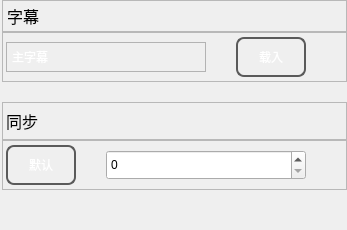
        <widget class="QWidget" name="page_4">
         <layout class="QVBoxLayout" name="verticalLayout_8">
          <property name="spacing">
           <number>0</number>
          </property>
          <property name="leftMargin">
           <number>2</number>
          </property>
          <property name="topMargin">
           <number>0</number>
          </property>
          <property name="rightMargin">
           <number>0</number>
          </property>
          <property name="bottomMargin">
           <number>0</number>
          </property>
          <item>
           <widget class="QFrame" name="frame_30">
            <property name="minimumSize">
             <size>
              <width>0</width>
              <height>0</height>
             </size>
            </property>
            <property name="maximumSize">
             <size>
              <width>16777215</width>
              <height>167777</height>
             </size>
            </property>
            <property name="styleSheet">
             <string notr="true"/>
            </property>
            <property name="frameShape">
             <enum>QFrame::StyledPanel</enum>
            </property>
            <property name="frameShadow">
             <enum>QFrame::Raised</enum>
            </property>
            <layout class="QHBoxLayout" name="horizontalLayout_7">
             <property name="leftMargin">
              <number>4</number>
             </property>
             <property name="topMargin">
              <number>0</number>
             </property>
             <property name="rightMargin">
              <number>0</number>
             </property>
             <property name="bottomMargin">
              <number>0</number>
             </property>
             <item>
              <widget class="QLabel" name="label_14">
               <property name="minimumSize">
                <size>
                 <width>0</width>
                 <height>30</height>
                </size>
               </property>
               <property name="maximumSize">
                <size>
                 <width>16777215</width>
                 <height>50</height>
                </size>
               </property>
               <property name="font">
                <font>
                 <family>Microsoft YaHei UI</family>
                 <pointsize>12</pointsize>
                 <weight>50</weight>
                 <italic>false</italic>
                 <bold>false</bold>
                </font>
               </property>
               <property name="styleSheet">
                <string notr="true">font: 12pt &quot;Microsoft YaHei UI&quot;;</string>
               </property>
               <property name="text">
                <string>字幕</string>
               </property>
              </widget>
             </item>
            </layout>
           </widget>
          </item>
          <item>
           <widget class="QFrame" name="frame_31">
            <property name="minimumSize">
             <size>
              <width>0</width>
              <height>50</height>
             </size>
            </property>
            <property name="maximumSize">
             <size>
              <width>16777215</width>
              <height>1666</height>
             </size>
            </property>
            <property name="frameShape">
             <enum>QFrame::StyledPanel</enum>
            </property>
            <property name="frameShadow">
             <enum>QFrame::Raised</enum>
            </property>
            <layout class="QHBoxLayout" name="horizontalLayout_12">
             <property name="spacing">
              <number>10</number>
             </property>
             <property name="leftMargin">
              <number>3</number>
             </property>
             <property name="topMargin">
              <number>0</number>
             </property>
             <property name="rightMargin">
              <number>0</number>
             </property>
             <property name="bottomMargin">
              <number>0</number>
             </property>
             <item alignment="Qt::AlignVCenter">
              <widget class="QComboBox" name="comboBox">
               <property name="sizePolicy">
                <sizepolicy hsizetype="Preferred" vsizetype="Expanding">
                 <horstretch>0</horstretch>
                 <verstretch>0</verstretch>
                </sizepolicy>
               </property>
               <property name="minimumSize">
                <size>
                 <width>200</width>
                 <height>30</height>
                </size>
               </property>
               <property name="maximumSize">
                <size>
                 <width>16777215</width>
                 <height>16777215</height>
                </size>
               </property>
               <property name="styleSheet">
                <string notr="true">QComboBox {
    border: 1px solid #b3b3b3;  /* 默认透明边框 */
    background: transparent;        /* 背景透明 */
    color: white;                   /* 字体白色 */
    padding: 2px 15px 2px 5px;      /* 调整文本与箭头间距 */
	font: 25 10pt &quot;Microsoft YaHei UI&quot;;
}

/* 鼠标悬停效果 */
QComboBox:hover {
    border: 1px solid #00b6ff;      /* 悬停时蓝色边框 */
}

/* 下拉框展开时的状态 */
QComboBox:on { 
    border: 1px solid #00b6ff;      /* 点击展开时蓝色边框 */
}

/* 下拉箭头样式 */
QComboBox::drop-down {
    subcontrol-origin: padding;
    subcontrol-position: right;
    width: 15px;
    border-left: 1px solid transparent; /* 隐藏原分割线 */
}

QComboBox::down-arrow {
    image: url(:/new/prefix1/icons/down.svg);  /* 自定义白色箭头图标 */
    width: 10px;
    height: 10px;
}
/* 下拉列表视图 */
QComboBox QAbstractItemView {
    border: 1px solid #00b6ff;      /* 下拉框边框颜色 */
    background: rgba(0, 0, 0, 200); /* 半透明黑色背景 */
    color: white;                   /* 选项文字白色 */
    selection-background-color: #00b6ff; /* 选中项背景色 */
    outline: 0px;                   /* 去除选中虚线框 */
}

/* 下拉项悬停效果 */
QComboBox QAbstractItemView::item:hover {
    background-color: rgba(0, 182, 255, 50); /* 半透明蓝色背景 */
}</string>
               </property>
               <item>
                <property name="text">
                 <string>主字幕</string>
                </property>
               </item>
              </widget>
             </item>
             <item>
              <spacer name="horizontalSpacer_5">
               <property name="orientation">
                <enum>Qt::Horizontal</enum>
               </property>
               <property name="sizeType">
                <enum>QSizePolicy::Fixed</enum>
               </property>
               <property name="sizeHint" stdset="0">
                <size>
                 <width>20</width>
                 <height>20</height>
                </size>
               </property>
              </spacer>
             </item>
             <item>
              <widget class="QPushButton" name="pushButton">
               <property name="minimumSize">
                <size>
                 <width>70</width>
                 <height>40</height>
                </size>
               </property>
               <property name="maximumSize">
                <size>
                 <width>40</width>
                 <height>16777215</height>
                </size>
               </property>
               <property name="styleSheet">
                <string notr="true">QPushButton {
    /* 基础样式 */
    background: qlineargradient(x1:0, y1:0, x2:0, y2:1,
                              stop:0 #2d2d2d, stop:1 #404040);  /* 黑灰渐变背景 */
    border: 2px solid #5a5a5a;              /* 深灰色边框 */
    border-radius: 8px;                      /* 圆角半径 */
    color: white;                            /* 白色字体 */
                /* 字体设置 */
	font: 25 10pt &quot;Microsoft YaHei UI&quot;;
}
 
/* 悬停效果 */
QPushButton:hover {
    background: qlineargradient(x1:0, y1:0, x2:0, y2:1,
                              stop:0 #404040, stop:1 #4d4d4d);  /* 浅灰渐变 */
    border-color: #707070;                   /* 浅灰边框 */
}
 
/* 按下效果 */
QPushButton:pressed {
    background: qlineargradient(x1:0, y1:0, x2:0, y2:1,
                              stop:0 #212121, stop:1 #303030);  /* 深灰渐变 */
    border-color: #3d3d3d;                   /* 暗灰色边框 */
    padding-top: 3px;                        /* 模拟按压下沉效果 */
    padding-left: 5px;
}
 
/* 禁用状态 */
QPushButton:disabled {
    background: #3a3a3a;                     /* 禁用背景色 */
    color: #a0a0a0;                         /* 灰色字体 */
    border-color: #4a4a4a;
}</string>
               </property>
               <property name="text">
                <string>载入</string>
               </property>
              </widget>
             </item>
             <item>
              <spacer name="horizontalSpacer_2">
               <property name="orientation">
                <enum>Qt::Horizontal</enum>
               </property>
               <property name="sizeHint" stdset="0">
                <size>
                 <width>40</width>
                 <height>20</height>
                </size>
               </property>
              </spacer>
             </item>
            </layout>
           </widget>
          </item>
          <item>
           <spacer name="verticalSpacer_11">
            <property name="orientation">
             <enum>Qt::Vertical</enum>
            </property>
            <property name="sizeType">
             <enum>QSizePolicy::Fixed</enum>
            </property>
            <property name="sizeHint" stdset="0">
             <size>
              <width>20</width>
              <height>20</height>
             </size>
            </property>
           </spacer>
          </item>
          <item>
           <widget class="QFrame" name="frame_32">
            <property name="minimumSize">
             <size>
              <width>0</width>
              <height>25</height>
             </size>
            </property>
            <property name="maximumSize">
             <size>
              <width>16777215</width>
              <height>166777</height>
             </size>
            </property>
            <property name="frameShape">
             <enum>QFrame::StyledPanel</enum>
            </property>
            <property name="frameShadow">
             <enum>QFrame::Raised</enum>
            </property>
            <layout class="QHBoxLayout" name="horizontalLayout_18">
             <property name="leftMargin">
              <number>3</number>
             </property>
             <property name="topMargin">
              <number>6</number>
             </property>
             <property name="rightMargin">
              <number>6</number>
             </property>
             <property name="bottomMargin">
              <number>6</number>
             </property>
             <item>
              <widget class="QLabel" name="label_15">
               <property name="font">
                <font>
                 <family>Microsoft YaHei UI</family>
                 <pointsize>12</pointsize>
                 <weight>50</weight>
                 <italic>false</italic>
                 <bold>false</bold>
                </font>
               </property>
               <property name="styleSheet">
                <string notr="true">font: 12pt &quot;Microsoft YaHei UI&quot;;</string>
               </property>
               <property name="text">
                <string>同步</string>
               </property>
              </widget>
             </item>
            </layout>
           </widget>
          </item>
          <item>
           <widget class="QFrame" name="frame_33">
            <property name="sizePolicy">
             <sizepolicy hsizetype="Preferred" vsizetype="Preferred">
              <horstretch>0</horstretch>
              <verstretch>0</verstretch>
             </sizepolicy>
            </property>
            <property name="minimumSize">
             <size>
              <width>0</width>
              <height>50</height>
             </size>
            </property>
            <property name="maximumSize">
             <size>
              <width>16777215</width>
              <height>16666</height>
             </size>
            </property>
            <property name="frameShape">
             <enum>QFrame::StyledPanel</enum>
            </property>
            <property name="frameShadow">
             <enum>QFrame::Raised</enum>
            </property>
            <layout class="QHBoxLayout" name="horizontalLayout_19">
             <property name="spacing">
              <number>10</number>
             </property>
             <property name="leftMargin">
              <number>3</number>
             </property>
             <property name="topMargin">
              <number>0</number>
             </property>
             <property name="rightMargin">
              <number>0</number>
             </property>
             <property name="bottomMargin">
              <number>0</number>
             </property>
             <item>
              <widget class="QPushButton" name="pushButton_7">
               <property name="minimumSize">
                <size>
                 <width>70</width>
                 <height>40</height>
                </size>
               </property>
               <property name="maximumSize">
                <size>
                 <width>40</width>
                 <height>16777215</height>
                </size>
               </property>
               <property name="styleSheet">
                <string notr="true">QPushButton {
    /* 基础样式 */
    background: qlineargradient(x1:0, y1:0, x2:0, y2:1,
                              stop:0 #2d2d2d, stop:1 #404040);  /* 黑灰渐变背景 */
    border: 2px solid #5a5a5a;              /* 深灰色边框 */
    border-radius: 8px;                      /* 圆角半径 */
    color: white;                            /* 白色字体 */
                 /* 字体设置 */
	font: 25 10pt &quot;Microsoft YaHei UI&quot;;
}
 
/* 悬停效果 */
QPushButton:hover {
    background: qlineargradient(x1:0, y1:0, x2:0, y2:1,
                              stop:0 #404040, stop:1 #4d4d4d);  /* 浅灰渐变 */
    border-color: #707070;                   /* 浅灰边框 */
}
 
/* 按下效果 */
QPushButton:pressed {
    background: qlineargradient(x1:0, y1:0, x2:0, y2:1,
                              stop:0 #212121, stop:1 #303030);  /* 深灰渐变 */
    border-color: #3d3d3d;                   /* 暗灰色边框 */
    padding-top: 3px;                        /* 模拟按压下沉效果 */
    padding-left: 5px;
}
 
/* 禁用状态 */
QPushButton:disabled {
    background: #3a3a3a;                     /* 禁用背景色 */
    color: #a0a0a0;                         /* 灰色字体 */
    border-color: #4a4a4a;
}</string>
               </property>
               <property name="text">
                <string>默认</string>
               </property>
              </widget>
             </item>
             <item>
              <spacer name="horizontalSpacer_7">
               <property name="orientation">
                <enum>Qt::Horizontal</enum>
               </property>
               <property name="sizeType">
                <enum>QSizePolicy::Fixed</enum>
               </property>
               <property name="sizeHint" stdset="0">
                <size>
                 <width>20</width>
                 <height>20</height>
                </size>
               </property>
              </spacer>
             </item>
             <item>
              <widget class="QSpinBox" name="spinBox">
               <property name="minimumSize">
                <size>
                 <width>200</width>
                 <height>30</height>
                </size>
               </property>
               <property name="maximumSize">
                <size>
                 <width>200</width>
                 <height>16777215</height>
                </size>
               </property>
               <property name="styleSheet">
                <string notr="true">font: 25 10pt &quot;Microsoft YaHei UI&quot;;</string>
               </property>
               <property name="minimum">
                <number>0</number>
               </property>
               <property name="maximum">
                <number>100</number>
               </property>
              </widget>
             </item>
             <item>
              <spacer name="horizontalSpacer_3">
               <property name="orientation">
                <enum>Qt::Horizontal</enum>
               </property>
               <property name="sizeHint" stdset="0">
                <size>
                 <width>40</width>
                 <height>20</height>
                </size>
               </property>
              </spacer>
             </item>
            </layout>
           </widget>
          </item>
          <item>
           <spacer name="verticalSpacer_5">
            <property name="orientation">
             <enum>Qt::Vertical</enum>
            </property>
            <property name="sizeHint" stdset="0">
             <size>
              <width>20</width>
              <height>40</height>
             </size>
            </property>
           </spacer>
          </item>
         </layout>
        </widget>
